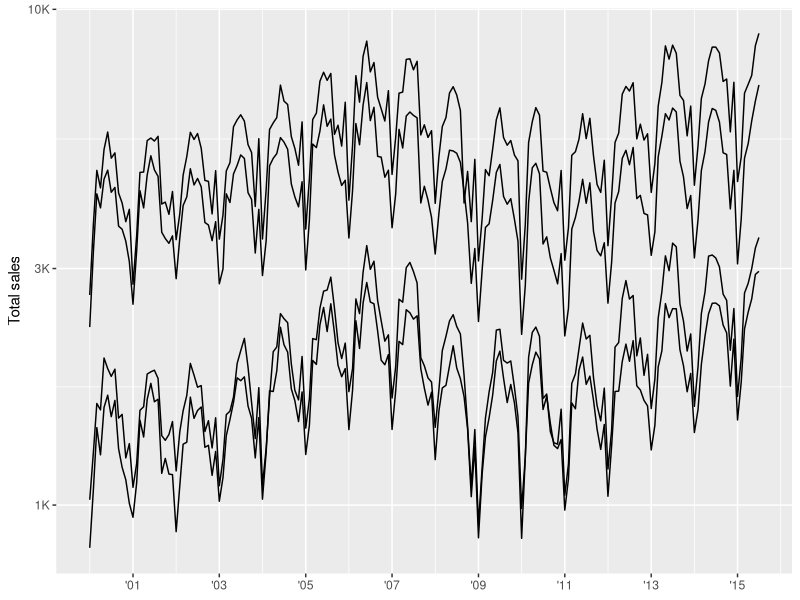
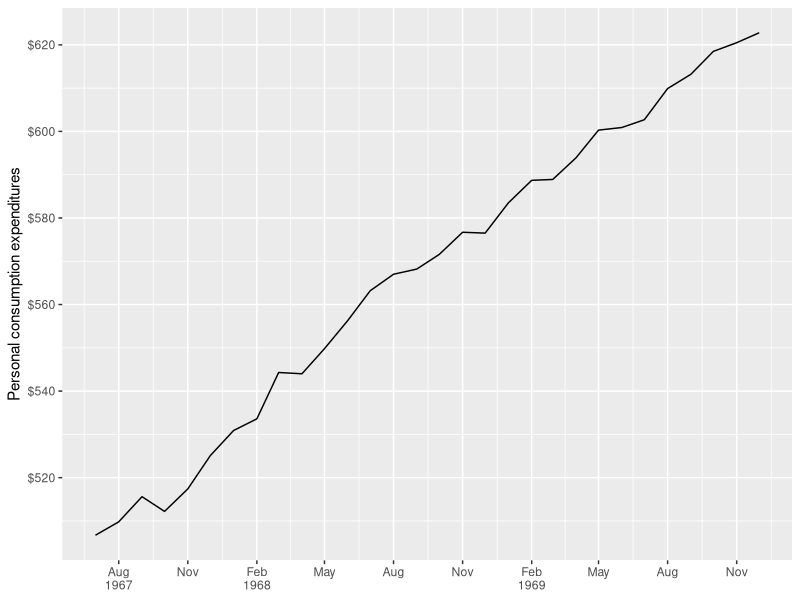
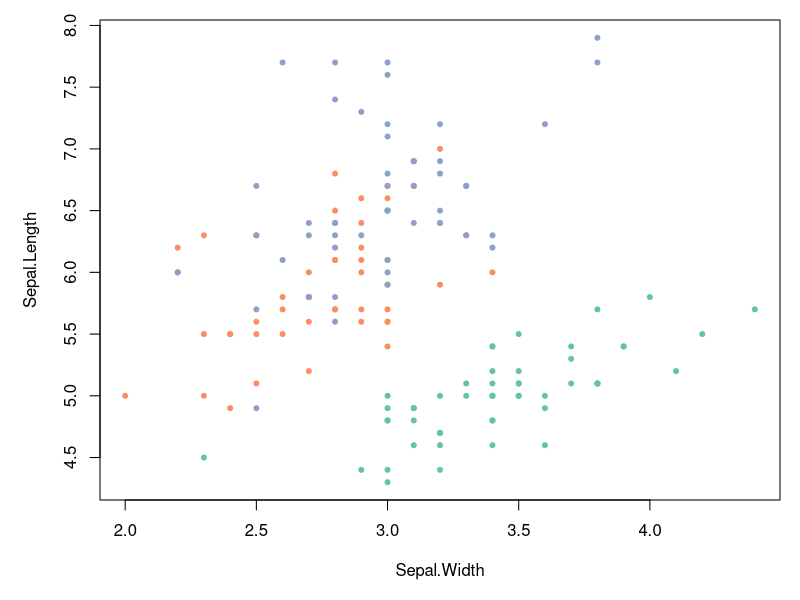
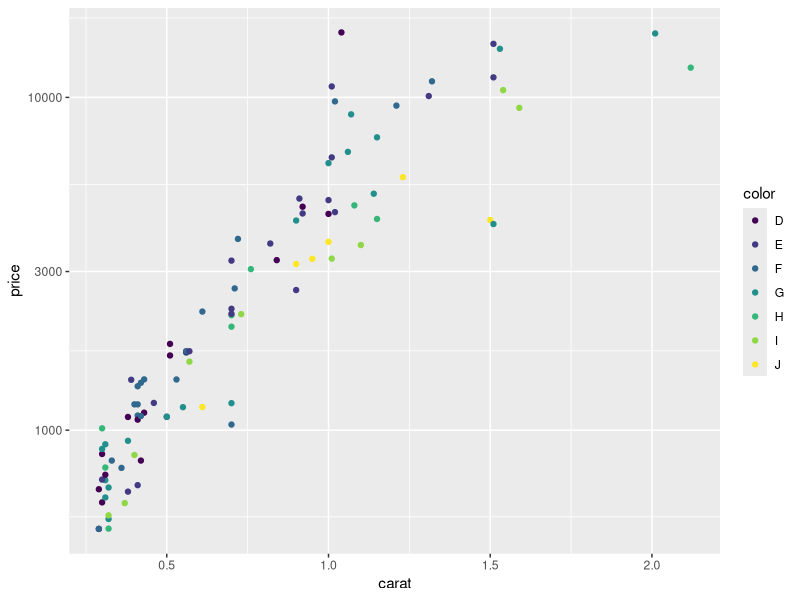

Write the R code that produced these figures, in order.
## ---- chunk 1
knitr::opts_chunk$set(
  collapse = TRUE,
  comment = "#>",
  fig.path = "man/figures/README-",
  fig.width = 5,
  fig.height = 3
)
## ---- chunk 2
library(ggplot2)
library(dplyr, warn.conflicts = FALSE)
library(lubridate, warn.conflicts = FALSE)

txhousing %>% 
  mutate(date = make_date(year, month, 1)) %>% 
  group_by(city) %>% 
  filter(min(sales) > 5e2) %>% 
  ggplot(aes(date, sales, group = city)) + 
  geom_line(na.rm = TRUE) + 
  scale_x_date(
    NULL,
    breaks = scales::breaks_width("2 years"), 
    labels = scales::label_date("'%y")
  ) + 
  scale_y_log10(
    "Total sales",
    labels = scales::label_number(scale_cut = scales::cut_short_scale())
  )

economics %>% 
  filter(date < ymd("1970-01-01")) %>% 
  ggplot(aes(date, pce)) + 
  geom_line() + 
  scale_x_date(NULL,
    breaks = scales::breaks_width("3 months"), 
    labels = scales::label_date_short()
  ) + 
  scale_y_continuous("Personal consumption expenditures",
    breaks = scales::breaks_extended(8),
    labels = scales::label_dollar()  
  )
## ---- chunk 3
library(scales)
# pull a list of colours from any palette
viridis_pal()(4)

# use in combination with baseR `palette()` to set new defaults
palette(brewer_pal(palette = "Set2")(4))
par(mar = c(5, 5, 1, 1))
plot(Sepal.Length ~ Sepal.Width, data = iris, col = Species, pch = 20)
## ---- chunk 4
# use new_transform to build a new transformation
transform_logp3 <- new_transform(
  name = "logp",
  transform = function(x) log(x + 3),
  inverse = function(x) exp(x) - 3,
  breaks = log_breaks()
)

dsamp <- sample_n(diamonds, 100)
ggplot(dsamp, aes(carat, price, colour = color)) +
  geom_point() + 
  scale_y_continuous(trans = transform_logp3)
